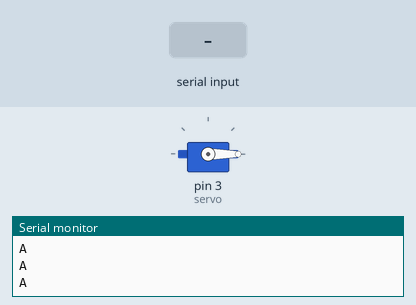
This sketch was run on a simulated Arduino Uno, built with avr-gcc and run on an emulated ATmega328P. Shown: servo, the last lines printed to the serial monitor. Inputs (shaded band) come from the test bench.

Above: at 1.0 s.
1.1 s: byte 120 received over Serial
At 1.31 s:
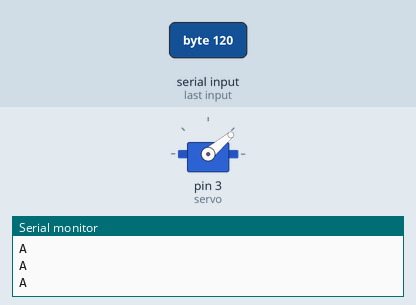
At 3.2 s:
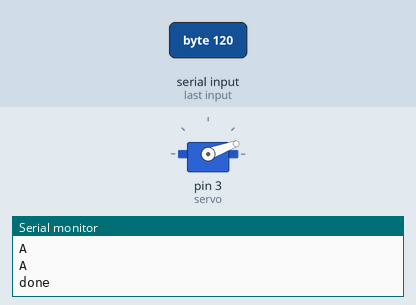
Timing chart, 0 to 4.7 s (numbered marks = the images above; inputs shaded):
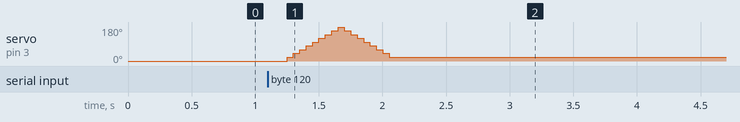

Measured:
- after the input at 1.1 s, servo on pin 3 (servo): rises from 0° to 180° in 0.40 s, then falls to 20° in 0.40 s

The sketch:

controller.ino
```cpp
#include <Servo.h>

Servo servo;

void setup(){
  Serial.begin(9600);
  servo.attach(3);
  servo.write(0);

  contact();
}

int i = 0;
char val;
void loop(){
  if(Serial.available() > 0){
    val = Serial.read();
    scratch(val - 100);
  }
}

void contact(){
  while(Serial.available() <= 0){
    Serial.println("A");
    delay(300);
  }
}

void scratch(int s){
  if(s >= 2){
    for(i = 0; i < 180; i += s){
      if(i >= 180) i = 180;
      servo.write(i);
      delay(50);
    }
    for(i = 180; i > 0; i -= s){
      if(i <= 0) i = 0;
      servo.write(i);
      delay(50);
    }
    Serial.println("done");
  }
}
```
